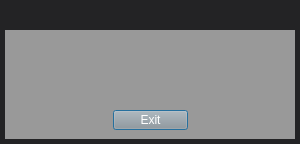
<?xml version="1.0" encoding="UTF-8"?>
<ui version="4.0">
 <class>PushStreamDelayUI</class>
 <widget class="QDialog" name="PushStreamDelayUI">
  <property name="geometry">
   <rect>
    <x>0</x>
    <y>0</y>
    <width>300</width>
    <height>144</height>
   </rect>
  </property>
  <property name="windowTitle">
   <string>ButelLive</string>
  </property>
  <property name="styleSheet">
   <string notr="true">background-color: rgba(35, 35, 37,255);
border-image: url(:/images/xxx_bg.png);</string>
  </property>
  <layout class="QGridLayout" name="gridLayout_2">
   <property name="leftMargin">
    <number>5</number>
   </property>
   <property name="topMargin">
    <number>0</number>
   </property>
   <property name="rightMargin">
    <number>5</number>
   </property>
   <property name="bottomMargin">
    <number>5</number>
   </property>
   <property name="verticalSpacing">
    <number>0</number>
   </property>
   <item row="1" column="0">
    <widget class="QWidget" name="widget" native="true">
     <property name="styleSheet">
      <string notr="true">background-color: rgb(153, 153, 153);</string>
     </property>
     <layout class="QGridLayout" name="gridLayout">
      <item row="0" column="0">
       <layout class="QVBoxLayout" name="verticalLayout">
        <item>
         <widget class="QLabel" name="m_pLabelShowInfo">
          <property name="styleSheet">
           <string notr="true">color: rgb(255, 255, 255);
font: 75 11pt &quot;微软雅黑&quot;;</string>
          </property>
          <property name="text">
           <string/>
          </property>
          <property name="alignment">
           <set>Qt::AlignCenter</set>
          </property>
         </widget>
        </item>
        <item>
         <layout class="QHBoxLayout" name="horizontalLayout">
          <item>
           <spacer name="horizontalSpacer">
            <property name="orientation">
             <enum>Qt::Horizontal</enum>
            </property>
            <property name="sizeHint" stdset="0">
             <size>
              <width>40</width>
              <height>20</height>
             </size>
            </property>
           </spacer>
          </item>
          <item>
           <widget class="QPushButton" name="m_pBtnExit">
            <property name="minimumSize">
             <size>
              <width>75</width>
              <height>20</height>
             </size>
            </property>
            <property name="maximumSize">
             <size>
              <width>75</width>
              <height>20</height>
             </size>
            </property>
            <property name="styleSheet">
             <string notr="true">color: rgb(255, 255, 255);
border-image: url(:/images/btn_back.png);</string>
            </property>
            <property name="text">
             <string>Exit</string>
            </property>
           </widget>
          </item>
          <item>
           <spacer name="horizontalSpacer_2">
            <property name="orientation">
             <enum>Qt::Horizontal</enum>
            </property>
            <property name="sizeHint" stdset="0">
             <size>
              <width>40</width>
              <height>20</height>
             </size>
            </property>
           </spacer>
          </item>
         </layout>
        </item>
       </layout>
      </item>
     </layout>
    </widget>
   </item>
   <item row="0" column="0">
    <widget class="TitleBar" name="m_pTitleLbl" native="true">
     <property name="sizePolicy">
      <sizepolicy hsizetype="Preferred" vsizetype="Maximum">
       <horstretch>0</horstretch>
       <verstretch>0</verstretch>
      </sizepolicy>
     </property>
     <property name="minimumSize">
      <size>
       <width>0</width>
       <height>30</height>
      </size>
     </property>
     <property name="maximumSize">
      <size>
       <width>16777215</width>
       <height>30</height>
      </size>
     </property>
    </widget>
   </item>
  </layout>
 </widget>
 <customwidgets>
  <customwidget>
   <class>TitleBar</class>
   <extends>QWidget</extends>
   <header location="global">titlebar.h</header>
   <container>1</container>
  </customwidget>
 </customwidgets>
 <resources/>
 <connections/>
</ui>
